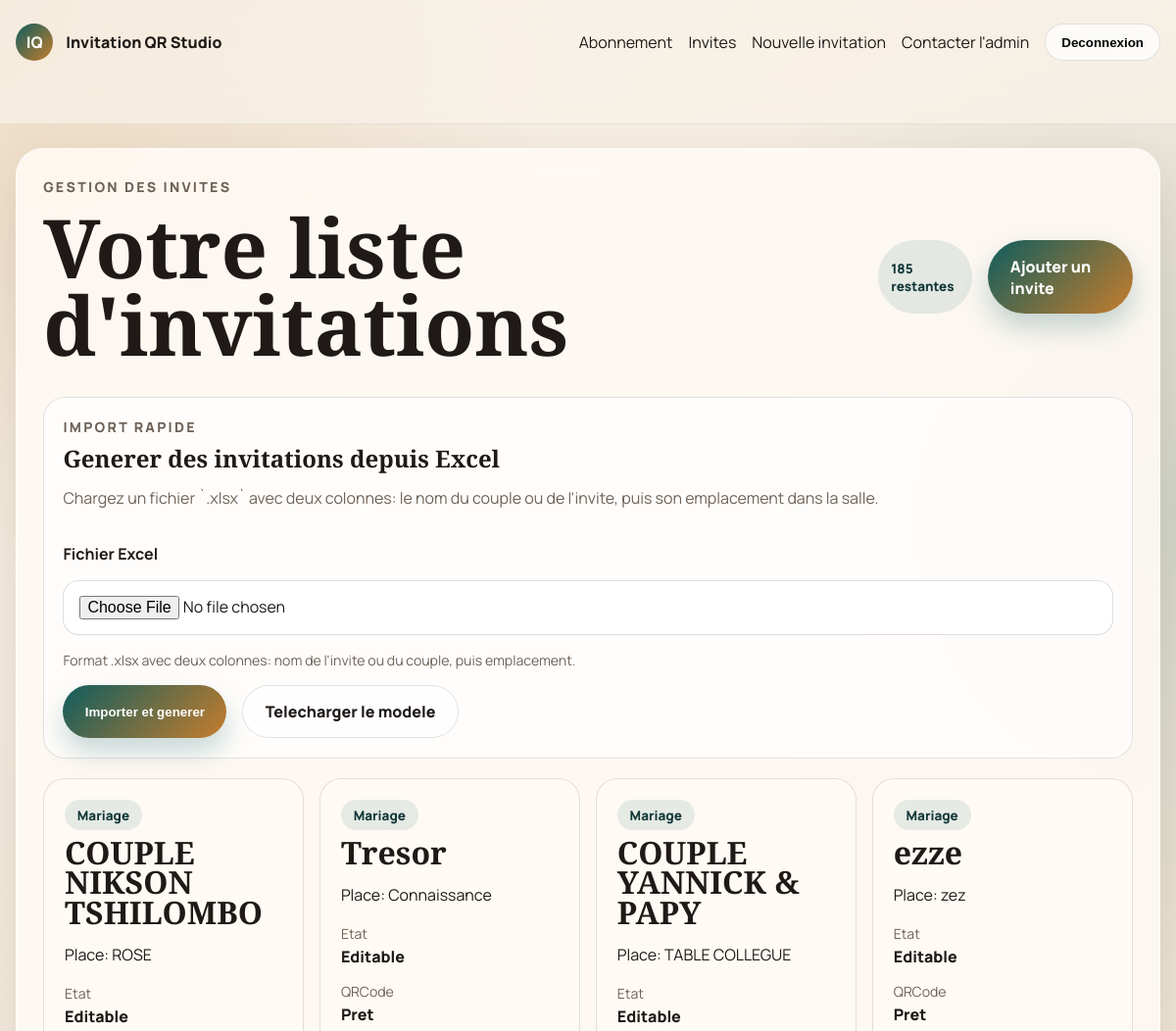
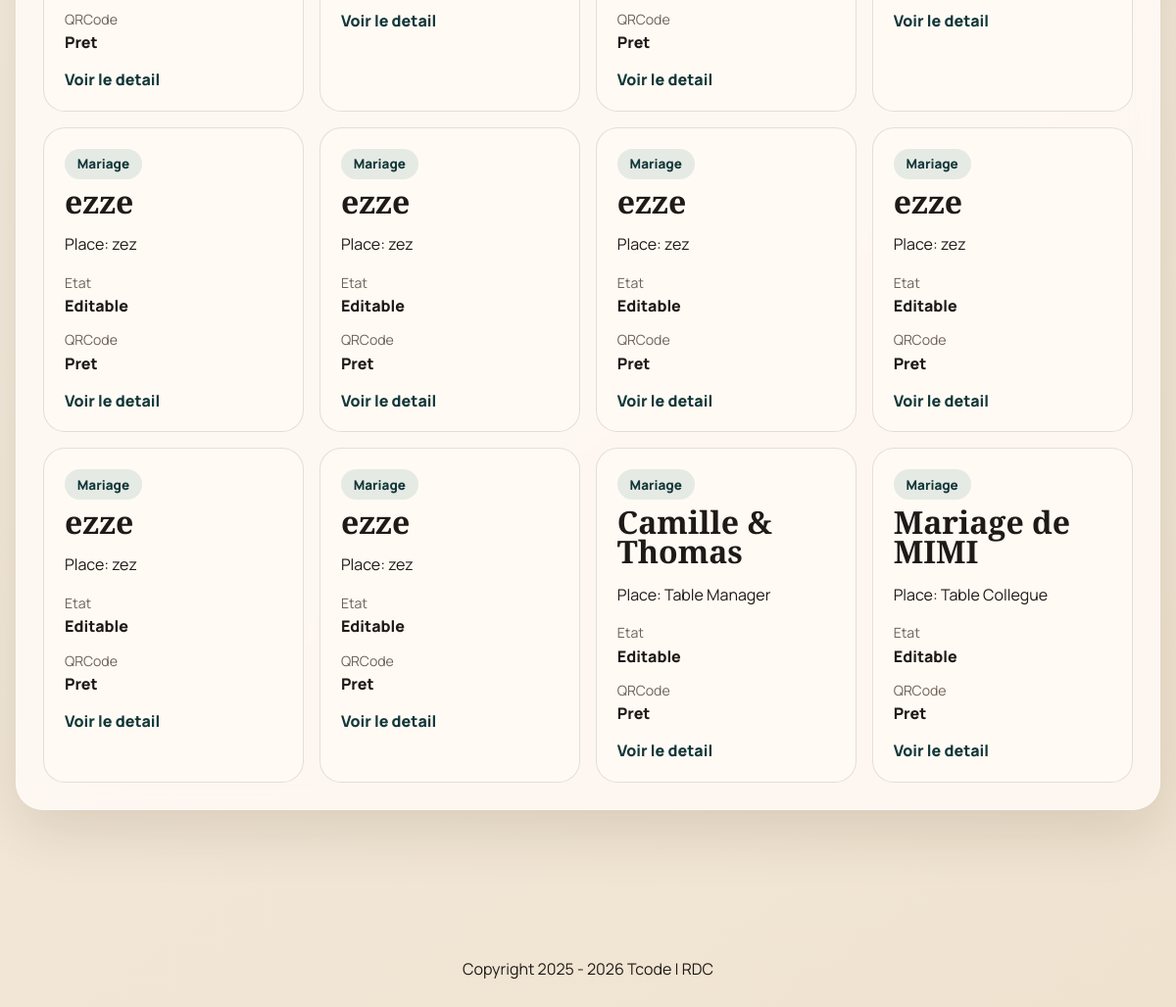
The app's page /invites/ (signed in) with its own data (2 pictures, top to bottom).
### invitations/models.py (models this page shows, shortened)
class Subscription(models.Model):
    PLAN_STARTER = "starter"
    PLAN_PRO = "pro"
    PLAN_UNLIMITED = "unlimited"
    STATUS_PENDING = "pending"
    STATUS_ACTIVE = "active"
    STATUS_EXPIRED = "expired"
    STATUS_CANCELLED = "cancelled"
    PROVIDER_AIRTEL = "airtel_money"
    PROVIDER_ORANGE = "orange_money"
    PROVIDER_AFRIMONEY = "afrimoney"
    PROVIDER_MPESA = "mpesa"
    PROVIDER_DEMO_CARD = "demo_card"
    PLAN_CHOICES = [
        (PLAN_STARTER, "1 a 199 invitations"),
        (PLAN_PRO, "200 a 599 invitations"),
        (PLAN_UNLIMITED, "Illimite"),
    ]
    STATUS_CHOICES = [
        (STATUS_PENDING, "En attente"),
        (STATUS_ACTIVE, "Actif"),
        (STATUS_EXPIRED, "Expire"),
        (STATUS_CANCELLED, "Annule"),
    ]
    PROVIDER_CHOICES = [
        (PROVIDER_DEMO_CARD, "Carte demo (Visa)"),
        (PROVIDER_AIRTEL, "Airtel Money"),
        (PROVIDER_ORANGE, "Orange Money"),
        (PROVIDER_AFRIMONEY, "AfriMoney"),
        (PROVIDER_MPESA, "M-Pesa"),
    ]
    organizer = models.ForeignKey(
        OrganizerProfile, on_delete=models.CASCADE, related_name="subscriptions"
    )
    plan_code = models.CharField("Plan", max_length=20, choices=PLAN_CHOICES)
    invitation_limit = models.PositiveIntegerField("Quota", null=True, blank=True)
    price_usd = models.DecimalField("Montant USD", max_digits=8, decimal_places=2)
    provider = models.CharField("Operateur Mobile Money", max_length=20, choices=PROVIDER_CHOICES)
    status = models.CharField(max_length=20, choices=STATUS_CHOICES, default=STATUS_PENDING)
    is_paid = models.BooleanField(default=False)
    paid_at = models.DateTimeField(null=True, blank=True)
    created_at = models.DateTimeField(auto_now_add=True)
    class Meta:
        ordering = ["-created_at"]
    @property
    def remaining_invitations(self):
        if self.invitation_limit is None:
            return None
        used = self.organizer.invitations.count()
        return max(self.invitation_limit - used, 0)

class OrganizerProfile(models.Model):
    MARIAGE = "mariage"
    ANNIVERSAIRE = "anniversaire"
    CONCERT = "concert"
    EVENT_CHOICES = [
        (MARIAGE, "Mariage"),
        (ANNIVERSAIRE, "Anniversaire"),
        (CONCERT, "Concert"),
    ]
    user = models.OneToOneField(User, on_delete=models.CASCADE, related_name="organizer_profile")
    ceremony_type = models.CharField("Type de ceremonie", max_length=20, choices=EVENT_CHOICES)
    planned_invitations = models.PositiveIntegerField("Nombre d'invitations prevu", default=1)
    phone_number = models.CharField("Numero Mobile Money", max_length=30, blank=True)
    created_at = models.DateTimeField(auto_now_add=True)
    def get_event_label(self):
        return dict(self.EVENT_CHOICES).get(self.ceremony_type, self.ceremony_type)
    @property
    def active_subscription(self):
        return self.subscriptions.filter(status=Subscription.STATUS_ACTIVE).order_by("-created_at").first()
    @property
    def has_paid_access(self):
        subscription = self.active_subscription
        return bool(subscription and subscription.is_paid)

class Invitation(models.Model):
    organizer = models.ForeignKey(
        OrganizerProfile, on_delete=models.CASCADE, related_name="invitations"
    )
    subscription = models.ForeignKey(
        Subscription, on_delete=models.PROTECT, related_name="invitations"
    )
    guest_name = models.CharField("Nom de l'invite", max_length=140)
    seat_location = models.CharField("Place dans la salle", max_length=140)
    qr_code = models.ImageField(upload_to="qrcodes/", blank=True)
    slug = models.SlugField(max_length=180, unique=True, blank=True)
    share_token = models.UUIDField(default=uuid.uuid4, unique=True, editable=False)
    printed_at = models.DateTimeField(null=True, blank=True)
    whatsapp_shared_at = models.DateTimeField(null=True, blank=True)
    created_at = models.DateTimeField(auto_now_add=True)
    updated_at = models.DateTimeField(auto_now=True)
    class Meta:
        ordering = ["-created_at"]
    @property
    def event_label(self):
        return self.organizer.get_event_label()
    @property
    def is_locked(self):
        return bool(self.printed_at or self.whatsapp_shared_at)

### invitations/views.py (the view)
# urls.py: path("invites/", InvitationListView.as_view(), name="list"),
class InvitationListView(InvitationPermissionMixin, ListView):
    template_name = "invitations/invitation_list.html"
    context_object_name = "invitations"
    paginate_by = 12
    def get_queryset(self):
        return super().get_queryset().select_related("subscription", "organizer", "organizer__user")
    def get_context_data(self, **kwargs):
        context = super().get_context_data(**kwargs)
        context["subscription"] = self.request.user.organizer_profile.active_subscription
        context["upload_form"] = ExcelUploadForm()
        return context

### invitations/forms.py
class ExcelUploadForm(forms.Form):
    excel_file = forms.FileField(
        label="Fichier Excel",
        help_text="Format .xlsx avec deux colonnes: nom de l'invite ou du couple, puis emplacement.",
        widget=forms.ClearableFileInput(attrs={"class": "form-control", "accept": ".xlsx"}),
    )

### invitations/views.py (called while the page is built)
    def get_queryset(self):
        return Invitation.objects.filter(organizer=self.request.user.organizer_profile)

    def dispatch(self, request, *args, **kwargs):
        profile = getattr(request.user, "organizer_profile", None)
        if not profile:
            messages.error(request, "Votre compte organisateur est incomplet.")
            return redirect("invitations:signup")
        if not profile.has_paid_access:
            messages.error(request, "Un abonnement paye est necessaire pour acceder aux invitations.")
            return redirect("invitations:subscription")
        return super().dispatch(request, *args, **kwargs)

### templates/invitations/invitation_list.html (shortened to what this page needs)
{% extends "base.html" %}
{% block content %}
<main class="dashboard">
    <section class="listing-section">
        <div class="section-head">
            <div>
                <p class="eyebrow">Gestion des invites</p>
                <h1>Votre liste d'invitations</h1>
            </div>
            <div class="action-row">
                <span class="badge">
                    {% if subscription.remaining_invitations == None %}
                    Illimite
                    {% else %}
                    {{ subscription.remaining_invitations }} restantes
                    {% endif %}
                </span>
                <a class="button button-primary" href="{% url 'invitations:create' %}">Ajouter un invite</a>
            </div>
        </div>
        <div class="import-panel">
            <div>
                <p class="eyebrow">Import rapide</p>
                <h2>Generer des invitations depuis Excel</h2>
                <p class="hero-text">
                    Chargez un fichier `.xlsx` avec deux colonnes: le nom du couple ou de l'invite,
                    puis son emplacement dans la salle.
                </p>
            </div>
            <form method="post" action="{% url 'invitations:import-excel' %}" enctype="multipart/form-data" class="import-form">
                <div class="field-group">
                    <label for="{{ upload_form.excel_file.id_for_label }}">{{ upload_form.excel_file.label }}</label>
                    {{ upload_form.excel_file }}
                    {% if upload_form.excel_file.help_text %}
                    <small class="field-help">{{ upload_form.excel_file.help_text }}</small>
                    {% endif %}
                </div>
                <div class="action-row">
                    <button class="button button-primary" type="submit">Importer et generer</button>
                    <a class="button button-secondary" href="{% url 'invitations:excel-template' %}">Telecharger le modele</a>
                </div>
            </form>
        </div>
        <div class="card-grid">
            {% for invitation in invitations %}
            <article class="invite-card">
                <span class="badge">{{ invitation.event_label }}</span>
                <h3>{{ invitation.guest_name }}</h3>
                <p>Place: {{ invitation.seat_location }}</p>
                <dl>
                    <div>
                        <dt>Etat</dt>
                        <dd>{% if invitation.is_locked %}Verrouillee{% else %}Editable{% endif %}</dd>
                    </div>
                    <div>
                        <dt>QRCode</dt>
                        <dd>{% if invitation.qr_code %}Pret{% else %}En attente{% endif %}</dd>
                    </div>
                </dl>
                <a class="text-link" href="{% url 'invitations:detail' invitation.slug %}">Voir le detail</a>
            </article>
            {% empty %}
            <article class="empty-card">
                <h3>Pas encore d'invites</h3>
                <p>Ajoutez vos premiers noms et placements pour lancer la production.</p>
            </article>
            {% endfor %}
        </div>
    </section>
</main>
{% endblock %}

### static/css/styles.css (style rules this page uses)
:root { --bg: #f4ecdf; --surface: rgba(255, 250, 245, 0.88); --surface-strong: #fffaf4; --ink: #1f1a17; --muted: #6e6258; --line: rgba(31, 26, 23, 0.12); --accent: #0f5d5e; --accent-2: #c67d2d; --accent-dark: #123739; --success: #1f6f43; --warn: #9a6027; --danger: #8d2b2b; --shadow: 0 20px 60px rgba(64, 39, 16, 0.14); --radius-xl: 28px; --radius-lg: 22px; --radius-md: 16px; }
* { box-sizing: border-box; }
body { margin: 0; min-height: 100vh; color: var(--ink); background: radial-gradient(circle at top left, rgba(198, 125, 45, 0.2), transparent 24%), radial-gradient(circle at right 25%, rgba(15, 93, 94, 0.14), transparent 28%), linear-gradient(145deg, #f8f2e8, #efe2cf); font-family: "Manrope", sans-serif; }
a { color: inherit; text-decoration: none; }
h1, h2, h3 { margin: 0; font-family: "Cormorant Garamond", serif; line-height: 0.95; }
p { line-height: 1.6; }
.nav-row, .nav-links, .section-head, .toolbar, .sheet-header, .sheet-body, .form-layout, .action-row { display: flex; gap: 1rem; }
.nav-row, .section-head, .toolbar, .sheet-header { justify-content: space-between; align-items: center; }
.dashboard, .print-page { display: grid; gap: 1.5rem; }
.hero-card, .form-panel, .preview-panel, .listing-section, .invitation-sheet { border: 1px solid rgba(255, 255, 255, 0.6); background: var(--surface); backdrop-filter: blur(16px); box-shadow: var(--shadow); }
.hero-copy h1, .section-head h1 { font-size: clamp(2.8rem, 7vw, 5.2rem); margin-bottom: 1rem; }
.hero-text, .preview-copy, .sheet-text { color: var(--muted); }
.hero-stats, .invitation-form, .field-group, .card-grid { display: grid; gap: 1rem; }
.card-grid { grid-template-columns: repeat(auto-fit, minmax(240px, 1fr)); margin-top: 1.3rem; }
.stat-card, .invite-card, .empty-card, .preview-card { border-radius: var(--radius-lg); padding: 1.3rem; background: var(--surface-strong); border: 1px solid var(--line); }
.stat-card strong, .invite-card h3, .preview-card h2 { display: block; font-size: 2rem; margin: 0.5rem 0; font-family: "Cormorant Garamond", serif; }
.stat-card span, .invite-card dt, .meta-grid span, .eyebrow, .field-help { color: var(--muted); font-size: 0.88rem; }
.eyebrow { margin: 0 0 0.6rem; letter-spacing: 0.16em; font-weight: 800; text-transform: uppercase; }
.listing-section, .form-panel, .preview-panel { border-radius: var(--radius-xl); padding: 1.7rem; }
.import-panel { display: grid; gap: 1rem; margin: 1.2rem 0 0.4rem; padding: 1.2rem; border-radius: var(--radius-lg); background: rgba(255, 255, 255, 0.72); border: 1px solid var(--line); }
.import-form { display: grid; gap: 1rem; }
.field-group label { font-weight: 700; }
.form-control { width: 100%; border: 1px solid rgba(31, 26, 23, 0.14); border-radius: var(--radius-md); padding: 0.95rem 1rem; background: rgba(255, 255, 255, 0.94); color: var(--ink); font: inherit; }
.button { display: inline-flex; align-items: center; justify-content: center; gap: 0.5rem; border: 0; border-radius: 999px; padding: 0.95rem 1.4rem; font-weight: 800; cursor: pointer; transition: transform 0.2s ease, box-shadow 0.2s ease; }
.button-primary { color: white; background: linear-gradient(135deg, var(--accent), var(--accent-2)); box-shadow: 0 14px 28px rgba(15, 93, 94, 0.24); }
.button-secondary { background: rgba(255, 255, 255, 0.72); border: 1px solid var(--line); }
.badge { display: inline-flex; align-items: center; width: fit-content; border-radius: 999px; padding: 0.4rem 0.8rem; background: rgba(15, 93, 94, 0.1); color: var(--accent-dark); font-size: 0.84rem; font-weight: 800; }
.text-link { color: var(--accent-dark); font-weight: 800; }
.invite-card dl, .meta-grid { display: grid; gap: 0.9rem; }
.invite-card dd, .meta-grid strong { margin: 0.2rem 0 0; font-weight: 800; }

### records on screen
Subscription: remaining_invitations "185"
Invitation: event_label "Mariage", guest_name "COUPLE NIKSON TSHILOMBO", seat_location "ROSE", shows "Editable", shows "Pret"
Invitation: event_label "Mariage", guest_name "Tresor", seat_location "Connaissance", shows "Editable", shows "Pret"
Invitation: event_label "Mariage", guest_name "COUPLE YANNICK & PAPY", seat_location "TABLE COLLEGUE", shows "Editable", shows "Pret"
Invitation: event_label "Mariage", guest_name "ezze", seat_location "zez", shows "Editable", shows "Pret"
Invitation: event_label "Mariage", guest_name "ezze", seat_location "zez", shows "Editable", shows "Pret"
Invitation: event_label "Mariage", guest_name "ezze", seat_location "zez", shows "Editable", shows "Pret"
Invitation: event_label "Mariage", guest_name "ezze", seat_location "zez", shows "Editable", shows "Pret"
Invitation: event_label "Mariage", guest_name "ezze", seat_location "zez", shows "Editable", shows "Pret"
Invitation: event_label "Mariage", guest_name "ezze", seat_location "zez", shows "Editable", shows "Pret"
Invitation: event_label "Mariage", guest_name "ezze", seat_location "zez", shows "Editable", shows "Pret"
Invitation: event_label "Mariage", guest_name "Camille & Thomas", seat_location "Table Manager", shows "Editable", shows "Pret"
Invitation: event_label "Mariage", guest_name "Mariage de MIMI", seat_location "Table Collegue", shows "Editable", shows "Pret"

### other values on screen
{{ upload_form.excel_file.label }} "Fichier Excel"
{{ upload_form.excel_file.help_text }} "Format .xlsx avec deux colonnes: nom de l'invite ou du couple, puis emplacement."
